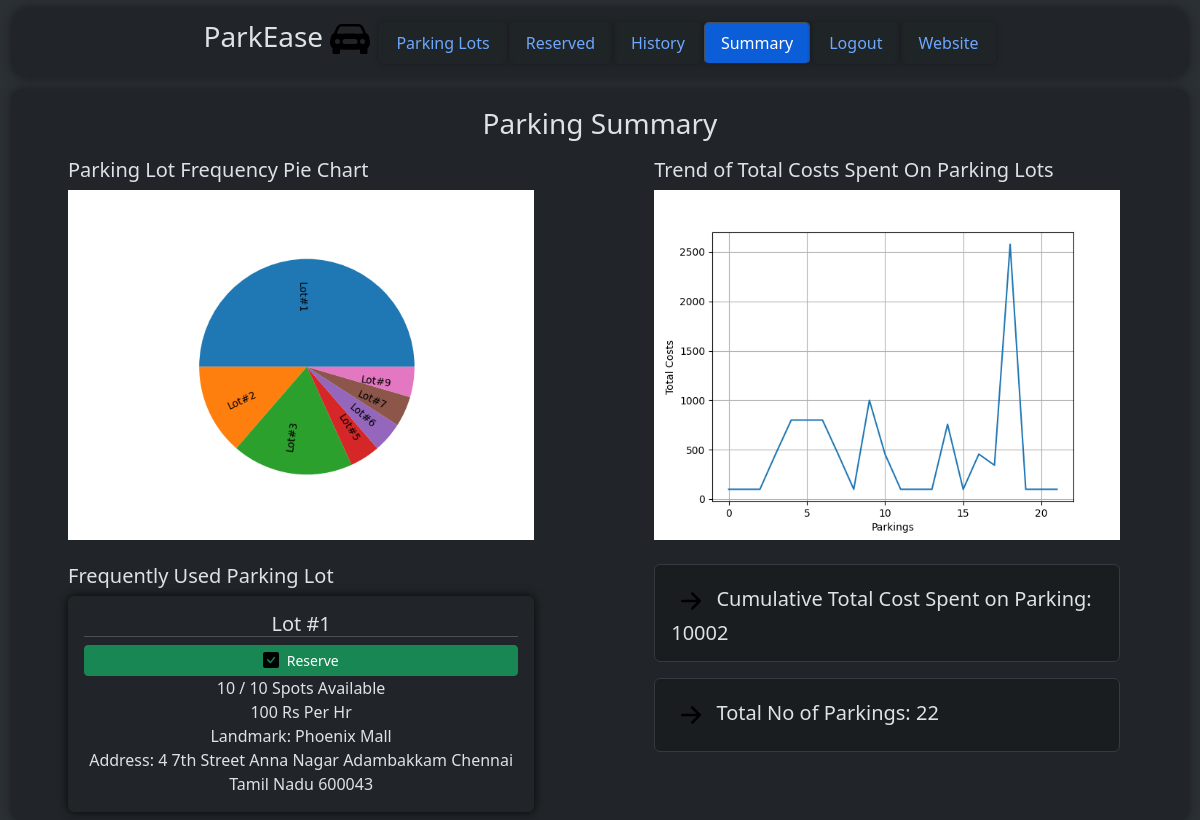
Page /user/dashboard/summary (signed in) on the committed database.
### models/parkingInfo.py (models this page shows, shortened)
class ParkingLot(db.Model) :
    __tablename__ = "parkinglot"
    id = db.Column(db.Integer, primary_key = True, autoincrement = True)
    landmark = db.Column(db.String)
    noOfParkingSpots = db.Column(db.Integer)
    pricePerHr = db.Column(db.Integer)
    addressId = db.Column(db.Integer, db.ForeignKey("address.id"))
    address = db.relationship("Address", uselist = False, backref = "parkingLot")
    parkingSpots = db.relationship("ParkingSpot", backref = "parkingLot") #parking lot and parking spot is 1 - M

### models/userInfo.py (models this page shows)
class Address(db.Model) :
    __tablename__ = "address"
    id = db.Column(db.Integer, primary_key = True, autoincrement = True)
    streetName = db.Column(db.String)
    locality = db.Column(db.String)
    subLocality = db.Column(db.String)
    city = db.Column(db.String)
    state = db.Column(db.String)
    pinCode = db.Column(db.String)
    def __str__(self) :
        return "{} {} {} {} {} {} {}".format(self.id, self.streetName.lower(), self.locality.lower(), self.subLocality.lower(), self.city.lower(), self.state.lower(), self.pinCode)

### controllers/userDashboard.py (the view)
@userbp.route("/dashboard/summary", methods = ["GET"])
def summary() :
    if request.method == "GET" :
        plotPiePlotOfParkingLotsUsed()
        plotLinePlotOfTotalCosts()
        return render_template("user/summary.html", parkingLot = frequentlyUsedParkingLot(), cost = sumOfTotalCosts(), noOfParkings = totalNoOfParkings())

### controllers/adminDashboard.py (called while the page is built)
def getParkingLot(id) :
    return db.session.execute(db.select(ParkingLot).filter_by(id = id)).scalars().first()

### controllers/userDashboard.py (called while the page is built)
@userbp.before_request
def restrict() :
    if session.get("type") != "user" :
        return redirect(url_for("general.signIn"))

def viewAllReservedParkingSpots() :
    return db.session.execute(db.select(ReservedParkingSpot).filter_by(userId = session["id"]).order_by(nulls_first(desc(ReservedParkingSpot.parkingTimestamp)))).scalars().all()

def getParkingLotsUsedByAUserLiUsingReservedParkingSpots() :
    return [i.parkingSpot.parkingLot.id for i in db.session.execute(db.select(User).filter_by(id = session["id"])).scalars().first().reservedParkingSpots]

def frequentlyUsedParkingLot() :
    parkingLotIds = getParkingLotsUsedByAUserLiUsingReservedParkingSpots()
    return getParkingLot(max(set(parkingLotIds), key = parkingLotIds.count))

def sumOfTotalCosts() :
    reservedParkingSpots = viewAllReservedParkingSpots()
    sum = 0
    for i in reservedParkingSpots :
        if i.totalCost is not None:
            sum += i.totalCost
    return sum

def plotPiePlotOfParkingLotsUsed() :
    plt.figure()
    li = getParkingLotsUsedByAUserLiUsingReservedParkingSpots()
    labels = sorted(set(li))
    countLi = [li.count(i) for i in labels]
    plt.pie(countLi, labels = [("Lot#" + str(i)) for i in labels], rotatelabels = True, labeldistance = 0.5)
    plt.savefig("static/images/plot1.png")

def plotLinePlotOfTotalCosts() :
    plt.figure()
    costLi = [i.totalCost for i in viewAllReservedParkingSpots()]
    xAxis = [i for i in range(0, len(costLi))]
    plt.plot(xAxis, costLi)
    plt.xlabel("Parkings")
    plt.ylabel("Total Costs")
    plt.grid(True)
    plt.savefig("static/images/plot2.png")

def totalNoOfParkings() :
    return len(db.session.execute(db.select(ReservedParkingSpot).filter_by(userId = session["id"])).scalars().all())

### templates/user/summary.html (shortened to what this page needs)
<!DOCTYPE html>
<html class = "h-100" data-bs-theme = "dark">
    <head>
        <link rel = "stylesheet" href = "/static/bootstrap/css/bootstrap.min.css"/>
        <link rel = "stylesheet" href = "/static/css/style.css"/>
    </head>
    <body class = "h-100">
        <div class = "container-fluid bg-body-tertiary min-vh-100">
            <div class = "container-fluid d-flex justify-content-center bg-body">
                <div class = "container-fluid mt-2 rounded-4 container-fluid d-flex align-items-center justify-content-center overflow-auto position-fixed" style = "height: 70px; width: 98%; background-color: rgba(33, 37, 41, 0.9); z-index: 1000; box-shadow: 0 0 10px rgb(24, 26, 29); backdrop-filter: blur(3px);">
                    <a href = "/" class = "text-decoration-none text-reset me-2">
                        <h3>
                            ParkEase
                            <img src = "/static\images\car-front-fill.svg" alt = "Logo" style = "width: 40px;"/>
                        </h3>
                    </a>
                    <ul class = "nav nav-tabs">
                        <li class = "nav-item">
                            <a class = "nav-link" href = "/user/dashboard">
                                Parking Lots
                            </a>
                        </li>
                        <li class = "nav-item">
                            <a class = "nav-link", href = "/user/dashboard/reserved">
                                Reserved
                            </a>
                        </li>
                        <li class = "nav-item">
                            <a class = "nav-link", href = "/user/dashboard/history">
                                History
                            </a>
                        </li>
                        <li class = "nav-item">
                            <a class = "nav-link active" href = "/user/dashboard/summary">
                                Summary
                            </a>
                        </li>
                        <li class = "nav-item">
                            <a class = "nav-link" href = "/signIn">
                                Logout
                            </a>
                        </li>
                        <li class = "nav-item">
                            <a class = "nav-link" href = "/">
                                Website
                            </a>
                        </li>
                    </ul>
                </div>
            </div>
            <div class = "rounded-3 container-fluid bg-body p-2 overflow-auto" style = "height: 80%; width: 100%; margin-top: 90px; box-shadow: 0 0 10px rgb(24, 26, 29);">
                <div class = "d-flex justify-content-center align-items-center gap-2" style = "height: 60px;">
                    <h3>
                        Parking Summary
                    </h3>
                </div>
                <div style = "height: 100%; width: 99%;">
                    <div class = "row">
                        <div class = "col">
                            <div>
                                <h5 class = "px-5">
                                    Parking Lot Frequency Pie Chart
                                </h5>
                                <img src = "/static\images\plot1.png" class = "px-5" style = "width: 100%;"/>
                            </div>
                            <div>
                                <h5 class = "px-5">
                                    Frequently Used Parking Lot
                                </h5>
                                <div>
                                    <div class = "card mx-5" style = "box-shadow: 0 0 10px rgb(7, 8, 8); border: none;">
                                        <form method = "POST" action = "/user/dashboard" style = "height: 100%; width: 100%;">
                                            <div class = "card-body">
                                                <h5 class = "card-title text-center border-bottom">
                                                    Lot #{{ parkingLot.id }}
                                                </h5>
                                                <button type = "submit" name = "action" value = "reserve" class = "btn btn-success btn-sm d-flex align-items-center justify-content-center" style = "z-index: 998; position: relative; width: 100%;">
                                                    <img src = "\static\images\check-square-fill.svg"/>
                                                    &nbsp;
                                                    Reserve
                                                </button>
                                                <p class = "card-text text-center">
                                                    {{ parkingLot.parkingSpots | selectattr("status", "equalto", 0) | list | count }} / {{ parkingLot.noOfParkingSpots }} Spots Available
                                                    {{ parkingLot.pricePerHr }} Rs Per Hr
                                                    Landmark: {{ parkingLot.landmark }}
                                                    Address: {{ parkingLot.address | title }}
                                                </p>
                                            </div>
                                        </form>
                                    </div>
                                </div>
                            </div>
                        </div>
                        <div class = "col">
                            <div>
                                <h5 class = "px-5">
                                    Trend of Total Costs Spent On Parking Lots
                                </h5>
                                <img class = "px-5" src = "/static\images\plot2.png" style = "width: 100%;"/>
                            </div>
                            <h5 class = "px-5">
                                    <div class = "alert alert-dark">
                                        <img src = "/static\images\arrow-right-short.svg" alt = "Logo" style = "width: 40px;"/>
                                        Cumulative Total Cost Spent on Parking: {{ cost }}
                                    </div>
                                    <div class = "alert alert-dark">
                                        <img src = "/static\images\arrow-right-short.svg" alt = "Logo" style = "width: 40px;"/>
                                        Total No of Parkings: {{ noOfParkings }}
                                    </div>
                            </h5>
                        </div>
                    </div>
                </div>
            </div>
        </div>
    </body>
</html>

### static/css/style.css (style rules this page uses)
.nav-tabs { border: none; }
.nav-tabs .nav-link { border-radius: 5px; margin: 1px; box-shadow: 0 0 5px rgb(25, 28, 31); backdrop-filter: blur(1px); }
.nav-tabs .nav-link.active { background-color: rgb(11, 94, 215); }

### rows in the picture
ParkingLot: id "1", noOfParkingSpots "10", pricePerHr "100", landmark "Phoenix Mall"
Address: address "4 7th Street Anna Nagar Adambakkam Chennai Tamil Nadu 600043"

### other values in the picture
{{ cost }} "10002"
{{ noOfParkings }} "22"
